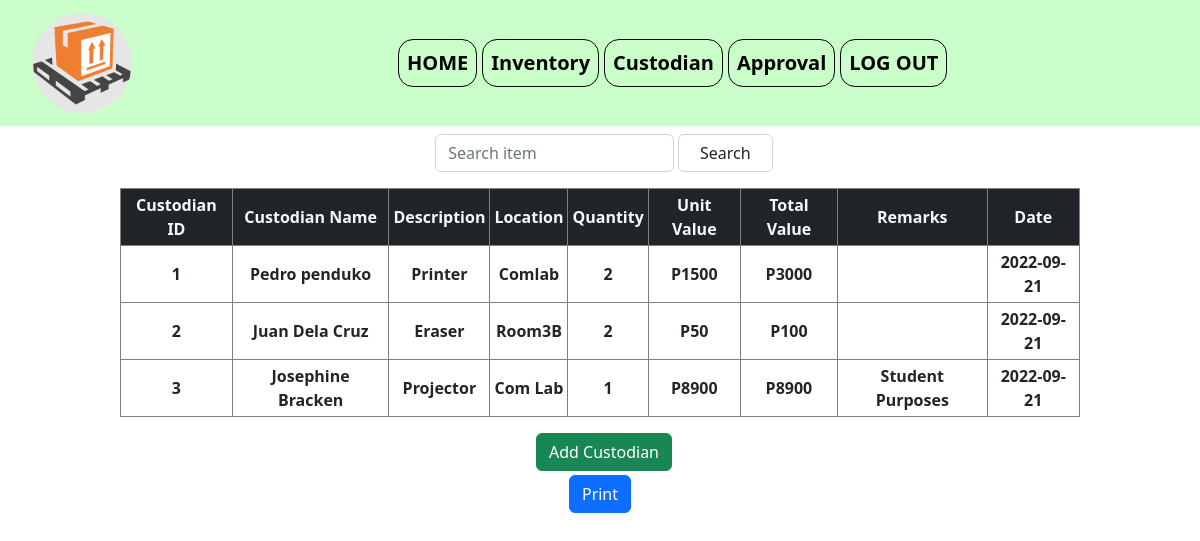
Page /admin-custodian.php (signed in) on the committed database.
### tables this page shows
CREATE TABLE `custodian` (
  `id` int(11) NOT NULL,
  `userID` int(11) NOT NULL,
  `status` varchar(10) NOT NULL,
  `itemID` varchar(20) NOT NULL,
  `location` varchar(250) NOT NULL,
  `quantity` varchar(20) NOT NULL,
  `remarks` text DEFAULT NULL,
  `date` date NOT NULL DEFAULT current_timestamp()
);

CREATE TABLE `users` (
  `id` int(11) NOT NULL,
  `user` int(11) NOT NULL,
  `name` varchar(50) NOT NULL,
  `email` varchar(30) NOT NULL,
  `password` varchar(30) NOT NULL
);

CREATE TABLE `items` (
  `id` int(11) NOT NULL,
  `userID` int(11) NOT NULL,
  `description` varchar(255) NOT NULL,
  `quantity` int(11) NOT NULL,
  `value` varchar(255) NOT NULL,
  `date` date NOT NULL DEFAULT current_timestamp()
);

### admin-custodian.php (the view, shortened to what this page needs)
<!DOCTYPE html>
<html lang="en">
<head>
	<link href="https://cdn.jsdelivr.net/npm/bootstrap@5.2.0/dist/css/bootstrap.min.css" rel="stylesheet" >
    <link href="//netdna.bootstrapcdn.com/font-awesome/3.2.1/css/font-awesome.css" rel="stylesheet">
    <link rel="stylesheet" href="https://cdn.jsdelivr.net/npm/bootstrap-icons@1.3.0/font/bootstrap-icons.css">
    <link rel="stylesheet" href="css/header.css">
    <link rel="stylesheet" href="css/admin-inventory.css">
</head>
<body>
<?php include("include/navbar.php")?>
      <section>
<form action="#" method="POST">
  <div class="col-md ms-2 mt-2 d-flex justify-content-center searchbar">
    <input type="search" placeholder="Search item" name="Search-Item" class="form-control me-1">
    <input type="submit" name="searchItem" class="form-control" value="Search">
  </div>
</form>
<div id="printmoko">
<table border="1px" class="table-responsive table-bordered table-sm mt-3 text-center" >
  <tr class="bg-dark  text-light">
    <th>Custodian ID</th>
    <th>Custodian Name</th>
    <th>Description</th>
    <th>Location</th>
    <th>Quantity</th>
    <th>Unit Value</th>
    <th>Total Value</th>
    <th>Remarks</th>
    <th>Date</th>
  </tr>
  <?php
      if(isset($_POST['Search-Item'])){
          $search_it=mysqli_real_escape_string($conn,$_POST['Search-Item']);
          $search_item= $search_it."%";
          $search="SELECT a.*,b.value as initVal,b.description,b.value,c.name as username, b.quantity as qtyLeft FROM custodian as a LEFT JOIN items as b ON a.itemID=b.id LEFT JOIN users as c ON a.userID = c.id WHERE a.status ='2' AND ( b.description='$search_item' or a.userID like '$search_item' or c.name like '$search_item' or b.description like '$search_item'  or a.location like '$search_item' or a.remarks like '$search_item') ORDER BY id";
          $result = $conn->query($search);
      if ($result->num_rows > 0) {
        while($row = $result->fetch_assoc()) {
          $totalVal=$row['quantity']*$row['value'];
          ?>
      <tr>
        <th><?php echo $row['id']?></th>
        <th><?php echo $row['username']?></th>
        <th><?php echo $row['description']?></th>
        <th><?php echo $row['location']?></th>
        <th><?php echo $row['quantity']?></th>
        <th><?php echo "P".$row['initVal']?></th>
        <th><?php echo "P".$totalVal?></th>
        <th><?php echo $row['remarks']?></th>
        <th><?php echo $row['date']?></th>
      </tr>
 <?php
        }
      } else {
        echo "<td colspan='9' class='text-danger'>0 results</td>";
      }
      }
      else{
        $select="SELECT a.*,b.value as initVal,b.description,b.value,c.name as username,b.quantity as qtyLeft FROM custodian as a LEFT JOIN items as b ON a.itemID=b.id LEFT JOIN users as c ON a.userID = c.id where status ='2'";
        $result = $conn->query($select);
      if ($result->num_rows > 0) {
        while($row = $result->fetch_assoc()) {
          $totalVal=$row['quantity']*$row['value'];
          ?>
      <tr>
        <th><?php echo $row['id']?></th>
        <th><?php echo $row['username']?></th>
        <th><?php echo $row['description']?></th>
        <th><?php echo $row['location']?></th>
        <th><?php echo $row['quantity']?></th>
        <th><?php echo "P".$row['initVal']?></th>
        <th><?php echo "P".$totalVal?></th>
        <th><?php echo $row['remarks']?></th>
        <th><?php echo $row['date']?></th>
      </tr>
 <?php
        }
      } else {
        echo "<td colspan='9' class='text-danger'>0 results</td>";
      }
    }
  ?>
      </div>
<div class="col-md text-center mt-2">
<?php include("include/admin/admin-add-custodian.php")?>
</div>
</section>
<div class="col-md text-center mt-1">
  <input type="button" class="btn btn-primary" onclick="printDiv('printmoko')" value="Print">
</div>
<br><br><br>
</body>
</html>

### include/navbar.php (shortened to what this page needs)
<nav class="navbar navbar-expand-lg">
        <div class="container-fluid">
          <a class="navbar-brand" href="#"><img src="img/logo.jpg" alt=""></a>
          <div class="collapse navbar-collapse" id="navbarNav">
            <ul class="navbar-nav ">
              <li class="nav-item">
                <a class="nav-link" href="index.php">HOME</a>
              </li>
              <li class="nav-item">
                <a class="nav-link" href="admin-inventory.php">Inventory</a>
              </li>
              <li class="nav-item">
                <a class="nav-link" href="admin-custodian.php">Custodian</a>
              </li>
              <li class="nav-item">
                <a class="nav-link" href="admin-approval.php">Approval</a>
              </li>
              <li class="nav-item">
                <a href="include/logout.php" class="nav-link">LOG OUT</a>
              </li>
            </ul>
          </div>
        </div>
      </nav>

### include/admin/admin-add-custodian.php (shortened to what this page needs)
        <button type="button" class="btn btn-success mt-2 ms-2" data-bs-toggle="modal" data-bs-target="#AddModal">
Add Custodian
</button>

### css/header.css (style rules this page uses)
.navbar { background-color: rgba(193, 255, 193, 0.856); }
.navbar-nav { margin-left: 250px; }
.nav-item a { font-size: 20px; color: black; border: 1px solid; border-radius: 15px; margin-right: 5px; font-weight: bold; }
.navbar-brand { margin-left: 20px; }
.navbar-brand img { width: 100px; border-radius: 100px 100px 100px; }

### css/admin-inventory.css (style rules this page uses)
.searchbar input[type="search"] { width: 20%; cursor: text; }
.searchbar input[type="submit"] { width: 8%; }
@media only screen and (min-width: 700px) { .table-responsive { width: 80%; margin-left: 10%; } }

### rows in the picture
custodian: id "1", userID.name "Pedro penduko", itemID.description "Printer", location "Comlab", quantity "2", itemID.value "1500", quantity.value "3000", date "2022-09-21"
custodian: id "2", userID.name "Juan Dela Cruz", itemID.description "Eraser", location "Room3B", quantity "2", itemID.value "50", quantity.value "100", date "2022-09-21"
custodian: id "3", userID.name "Josephine Bracken", itemID.description "Projector", location "Com Lab", quantity "1", itemID.value "8900", remarks "Student Purposes", date "2022-09-21"
